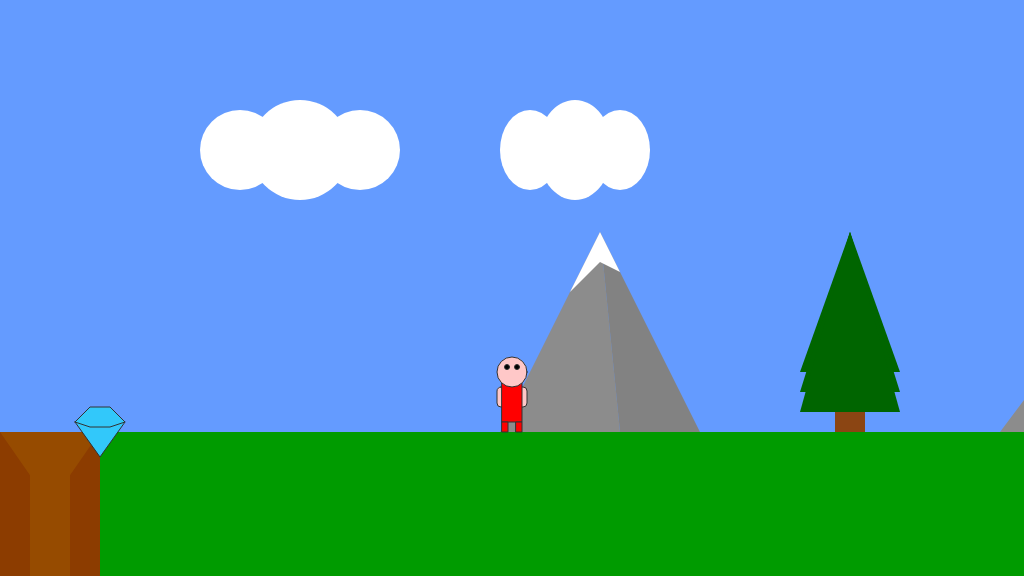
Frame 1 (no input)
Frame 60 (no input): identical to frame 1, image omitted
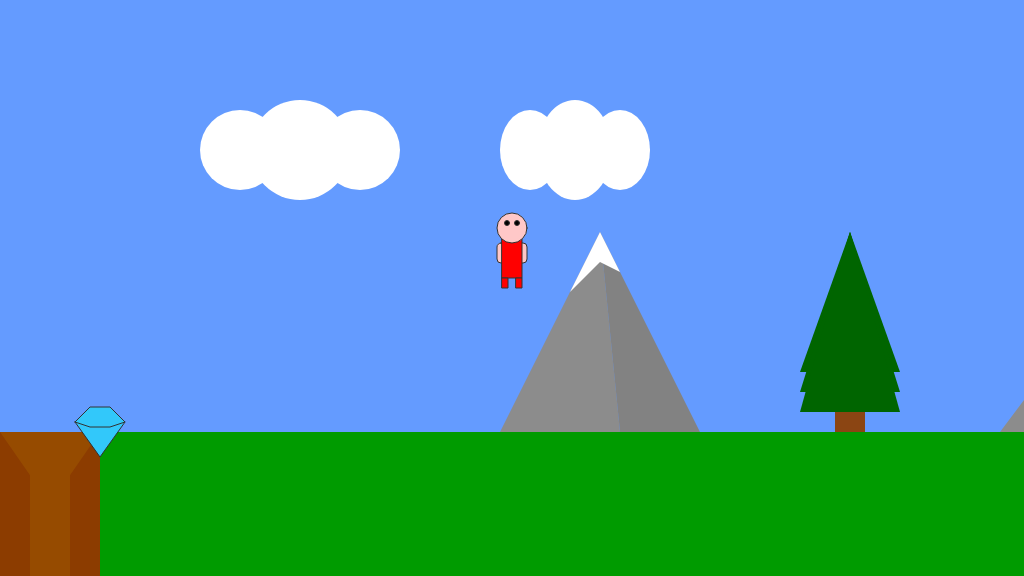
Frame 120 (the mouse pressed at the canvas centre since frame 60)

The p5.js sketch that drew these frames (run headless with seeded random() and noise() and a simulated clock; from frame 60 on, the mouse is pressed at the canvas centre):

// p5.js sketch
// ── sketch.js
const floor_y = 432;

let gameChar_x = 0;
let gameChar_y = 0;

let trees_x = [];
let treePos_y;

let canyon = {};
let collectable = {};

let mountains = [];
let clouds = [];

let isLeft = false;
let isRight = false;
let isFalling = false;
let isPlummeting = false;

let cameraPosX = 0;

// Events

function keyPressed() {
  if (isPlummeting) return;

  if (keyCode == LEFT_ARROW || key == "a") {
    isLeft = true;
  }
  if (keyCode == RIGHT_ARROW || key == "d") {
    isRight = true;
  }
  if ((keyCode == 32 || key == "w") && !isFalling) {
    isFalling = true;

    gameChar_y -= 30;
  }
}

function keyReleased() {
  if (keyCode == LEFT_ARROW || key == "a") {
    isLeft = false;
  }
  if (keyCode == RIGHT_ARROW || key == "d") {
    isRight = false;
  }
}

function mousePressed() {
  gameChar_x = mouseX;
  gameChar_y = mouseY;
}

// Game setup

const gameWidth = 1024;
const gameHeight = 576;

function setup() {
  createCanvas(1024, 576);

  trees_x = [800, 1400, 2000];
  treePos_y = 232;

  canyon = {
    x_pos: 0,
    width: 100,
  };

  collectable = {
    x_pos: 100,
    y_pos: 432,
    size: 50,
    isFound: false,
  };

  mountains = [
    {
      x_pos: 500,
      width: 200,
    },
    {
      x_pos: 1000,
      width: 300,
    },
  ];

  clouds = [
    {
      x_pos: 200,
      y_pos: 100,
      width: 200,
    },
    {
      x_pos: 500,
      y_pos: 100,
      width: 150,
    },
  ];

  gameChar_x = width / 2;
  gameChar_y = floor_y;
}

// Game loop

function draw() {
  // keep the camera centered at the player
  cameraPosX = gameChar_x - gameWidth / 2;

  background(100, 155, 255); //fill the sky blue

  noStroke();
  fill(0, 155, 0);
  rect(0, 432, 1024, 144); //draw some green ground

  // move the scenery according to the camera position
  push();
  translate(-cameraPosX, 0);

  // draw clouds, mountains, trees, canyons, collectable items, etc.
  fill(255);
  clouds.forEach((cloud) =>
    drawCloud(cloud.x_pos, cloud.y_pos, cloud.width, 100)
  );

  mountains.forEach((mountain) =>
    drawMountain(mountain.x_pos, 232, mountain.width, 200)
  );

  trees_x.forEach((treeX) => drawTree(treeX, treePos_y, 100, 200));

  drawCanyon(canyon.x_pos, 432, canyon.width, 144);

  // collectable item logic
  if (
    dist(gameChar_x, gameChar_y, collectable.x_pos, collectable.y_pos) <=
      collectable.size &&
    !collectable.isFound
  ) {
    collectable.isFound = true;
  }

  if (!collectable.isFound)
    drawDiamond(collectable.x_pos, collectable.y_pos, collectable.size);

  // movement logic
  isPlummeting =
    gameChar_y >= floor_y &&
    gameChar_x >= canyon.x_pos &&
    gameChar_x <= canyon.x_pos + canyon.width;

  if (isFalling) {
    if (gameChar_y < floor_y) {
      gameChar_y += 1;
    } else {
      isFalling = false;
    }
  } else if (isPlummeting) gameChar_y += 5;

  if (isRight) gameChar_x += 2;
  if (isLeft) gameChar_x -= 2;

  stroke(50);

  // draw the character variations
  if (isFalling) {
    if (isLeft) drawJumpingLeftCharacter(gameChar_x, gameChar_y);
    else if (isRight) drawJumpingRightCharacter(gameChar_x, gameChar_y);
    else drawJumpingCharacter(gameChar_x, gameChar_y);
  } else {
    if (isLeft) drawLeftCharacter(gameChar_x, gameChar_y);
    else if (isRight) drawRightCharacter(gameChar_x, gameChar_y);
    else drawStandingCharacter(gameChar_x, gameChar_y);
  }

  pop();
}

// ── character.js
function drawJumpingCharacter(x, y) {
  // skin color
  fill(255, 200, 200);

  // arms
  rect(x - 15, y - 45, 10, 20, 4);
  rect(x + 5, y - 45, 10, 20, 4);

  // body
  fill(255, 0, 0);
  rect(x - 10, y - 50, 20, 40);

  beginShape();
  vertex(x, y - 10);
  vertex(x + 4, y - 4);
  vertex(x + 4, y);
  vertex(x + 8, y);
  vertex(x + 8, y - 4);
  vertex(x + 6, y - 10);
  endShape();

  beginShape();
  vertex(x, y - 10);
  vertex(x - 4, y - 4);
  vertex(x - 4, y);
  vertex(x - 8, y);
  vertex(x - 8, y - 4);
  vertex(x - 6, y - 10);
  endShape();

  // head
  fill(255, 200, 200);
  circle(x, y - 60, 30, 30);

  // eyes
  fill(0);
  circle(x - 5, y - 65, 5, 5);
  circle(x + 5, y - 65, 5, 5);
}

function drawStandingCharacter(x, y) {
  // skin color
  fill(255, 200, 200);

  // arms
  rect(x - 15, y - 45, 10, 20, 4);
  rect(x + 5, y - 45, 10, 20, 4);

  // body
  fill(255, 0, 0);
  rect(x - 10, y - 50, 20, 40);
  rect(x - 10, y - 10, 6, 10);
  rect(x + 4, y - 10, 6, 10);

  // head
  fill(255, 200, 200);
  circle(x, y - 60, 30, 30);

  // eyes
  fill(0);
  circle(x - 5, y - 65, 5, 5);
  circle(x + 5, y - 65, 5, 5);
}

function drawLeftCharacter(x, y) {
  // skin color
  fill(255, 200, 200);

  // body
  fill(255, 0, 0);
  rect(x - 7, y - 50, 14, 40);
  rect(x - 3, y - 10, 6, 10);

  // head
  fill(255, 200, 200);
  circle(x, y - 60, 30, 30);

  // eyes
  fill(0);
  circle(x - 5, y - 65, 5, 5);

  // arm
  fill(255, 200, 200);
  rect(x - 5, y - 45, 10, 20, 4);
}

function drawRightCharacter(x, y) {
  // skin color
  fill(255, 200, 200);

  // body
  fill(255, 0, 0);
  rect(x - 7, y - 50, 14, 40);
  rect(x - 3, y - 10, 6, 10);

  // head
  fill(255, 200, 200);
  circle(x, y - 60, 30, 30);

  // eyes
  fill(0);
  circle(x + 5, y - 65, 5, 5);

  // arm
  fill(255, 200, 200);
  rect(x - 5, y - 45, 10, 20, 4);
}

function drawJumpingLeftCharacter(x, y) {
  // skin color
  fill(255, 200, 200);
  // body
  fill(255, 0, 0);
  rect(x - 7, y - 50, 14, 40);
  beginShape();
  vertex(x, y - 10);
  vertex(x - 2, y - 4);
  vertex(x - 2, y);
  vertex(x - 6, y);
  vertex(x - 6, y - 4);
  vertex(x - 4, y - 10);
  endShape(CLOSE);
  // head
  fill(255, 200, 200);
  circle(x, y - 60, 30, 30);
  // eyes
  fill(0);
  circle(x - 5, y - 65, 5, 5);
  // arm
  fill(255, 200, 200);
  rect(x - 5, y - 45, 10, 20, 4);
}

function drawJumpingRightCharacter(x, y) {
  // skin color
  fill(255, 200, 200);

  // body
  fill(255, 0, 0);
  rect(x - 7, y - 50, 14, 40);
  beginShape();
  vertex(x, y - 10);
  vertex(x + 2, y - 4);
  vertex(x + 2, y);
  vertex(x + 6, y);
  vertex(x + 6, y - 4);
  vertex(x + 4, y - 10);
  endShape(CLOSE);

  // head
  fill(255, 200, 200);
  circle(x, y - 60, 30, 30);

  // eyes
  fill(0);
  circle(x + 5, y - 65, 5, 5);

  // arm
  fill(255, 200, 200);
  rect(x - 5, y - 45, 10, 20, 4);
}

// ── shapes.js
// make a cloud that has a ellipse on each side and a bigger one on the middle
function drawCloud(x, y, width, height) {
  ellipse(x + width * 0.2, y + height * 0.5, width * 0.4, height * 0.8);
  ellipse(x + width * 0.8, y + height * 0.5, width * 0.4, height * 0.8);
  ellipse(x + width * 0.5, y + height * 0.5, width * 0.5, height);
}

function drawTree(x, y, width, height) {
  // brown
  fill(139, 69, 19);
  rect(x + width * 0.35, y + height * 0.7, width * 0.3, height * 0.3);

  // green leaves in 3 layers
  fill(0, 101, 0);
  for (let i = 0; i < 3; i++)
    triangle(
      x + width * 0.5,
      y,
      x,
      y + height * 0.7 + i * height * 0.1,
      x + width,
      y + height * 0.7 + i * height * 0.1
    );
}

function drawMountain(x, y, width, height) {
  fill(140, 140, 140);
  triangle(x + width * 0.5, y, x, y + height, x + width * 0.6, y + height);
  fill(130, 130, 130);
  triangle(
    x + width * 0.5,
    y,
    x + width * 0.6,
    y + height,
    x + width,
    y + height
  );
  fill(255, 255, 255);
  beginShape();
  vertex(x + width * 0.5 - width * 0.15, y + height * 0.3);
  vertex(x + width * 0.5, y);
  vertex(x + width * 0.5 + width * 0.1, y + height * 0.2);
  vertex(x + width * 0.5, y + height * 0.15);
  endShape(CLOSE);
}

function drawCanyon(x, y, width, height) {
  fill(150, 75, 0);
  rect(x, y, width, height);
  fill(140, 60, 0);
  noStroke();
  beginShape();
  vertex(x, y);
  vertex(x + width * 0.3, y + height * 0.3);
  vertex(x + width * 0.3, y + height);
  vertex(x + width * 0.7, y + height);
  vertex(x + width * 0.7, y + height * 0.3);
  vertex(x + width, y);
  vertex(x + width, y + height);
  vertex(x, y + height);
  endShape();
}

function drawDiamond(x, y, size) {
  fill(50, 200, 250);
  stroke(50);
  beginShape();

  x = x - size / 2;
  y = y - size / 2;
  vertex(x, y + size * 0.3);
  vertex(x + size * 0.3, y);
  vertex(x + size * 0.7, y);
  vertex(x + size, y + size * 0.3);
  vertex(x + size * 0.5, y + size);
  vertex(x, y + size * 0.3);
  endShape();

  beginShape();
  vertex(x, y + size * 0.3);
  vertex(x + size * 0.3, y + size * 0.4);
  vertex(x + size * 0.7, y + size * 0.4);
  vertex(x + size, y + size * 0.3);
  endShape();
}
